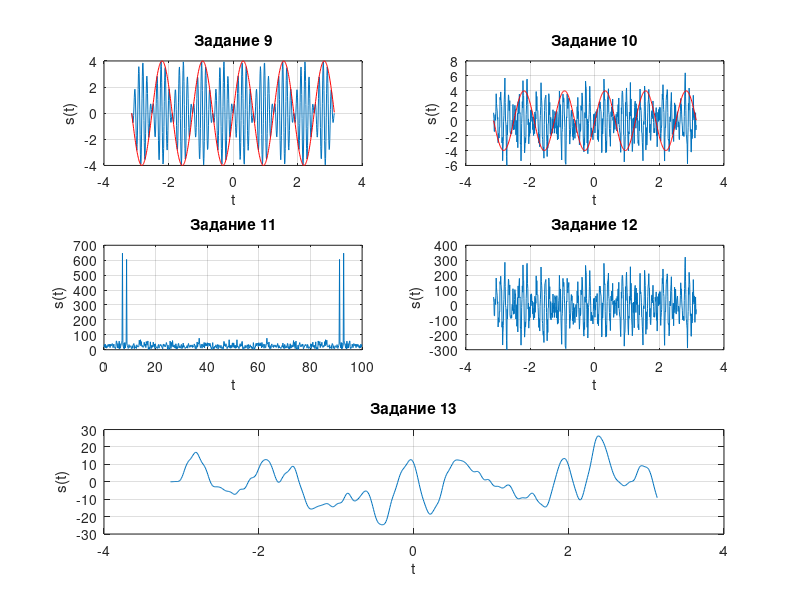

This figure's MATLAB source:
%====== 9 ========
A = 4;
f = 5;
f_m = 10*f;
dt = 0.01; 
t = -pi:dt:pi;
s = A*sin(f*t);
s_m = A*sin(f_m*t);
s_sum = s.*s_m ./A; 
subplot(3,2,1);
plot(t,s_sum);
hold on;
plot(t,s, Color="r");
title("Задание 9")
xlabel("t");
ylabel("s(t)");
grid on;

%======== 10 ======

Nn = 1;
s_sum = s_sum+wgn(1,length(t),Nn);
subplot(3,2,2);
plot(t,s_sum);
hold on;
plot(t,s, Color="r");
title("Задание 10")
xlabel("t");
ylabel("s(t)");
grid on;


%====== 11 ======
s_fft = fft(s_sum);
N = length(t);
freq = (0:N-1)*(1/dt/N);
subplot(3,2,3);
plot(freq,abs(s_fft));
title("Задание 11")
xlabel("t");
ylabel("s(t)");
grid on;

%====== 12 ======
s_sum = s_sum*f_m;
subplot(3,2,4);
plot(t,s_sum);
title("Задание 12")
xlabel("t");
ylabel("s(t)");
grid on;
%====== 12 ======
[b,a] = butter(4,0.04,'low');
s_sum = filter(b,a,s_sum);
subplot(3,1,3);
plot(t,s_sum);
title("Задание 13")
xlabel("t");
ylabel("s(t)");
grid on;
